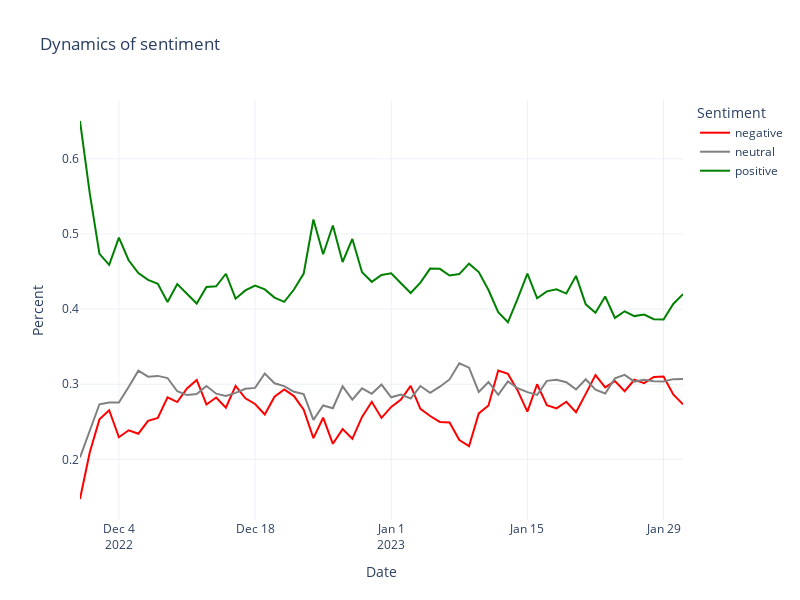

The code cell stored with this chart in its notebook:
### Code cell
data = data.loc[data.text_rt != ""]
data["total"]=1
sent_df = data.loc[:,["date","total","score"]].groupby(["date","score"]).sum().reset_index()
sent_df["perc"] = sent_df['total'] / sent_df.groupby('date')['total'].transform('sum')
sent_df.columns = ["Date","Sentiment","Tweets per Day","Percent"]
sent_df.to_excel("../analysis/ALL_sentiment_graph.xlsx")
fig = px.line(sent_df, x="Date", y="Percent", title='Dynamics of sentiment',color="Sentiment",
                template="plotly_white", color_discrete_sequence=[ 'red','grey',"green"],
                 width=800, height=600)
fig.show()
